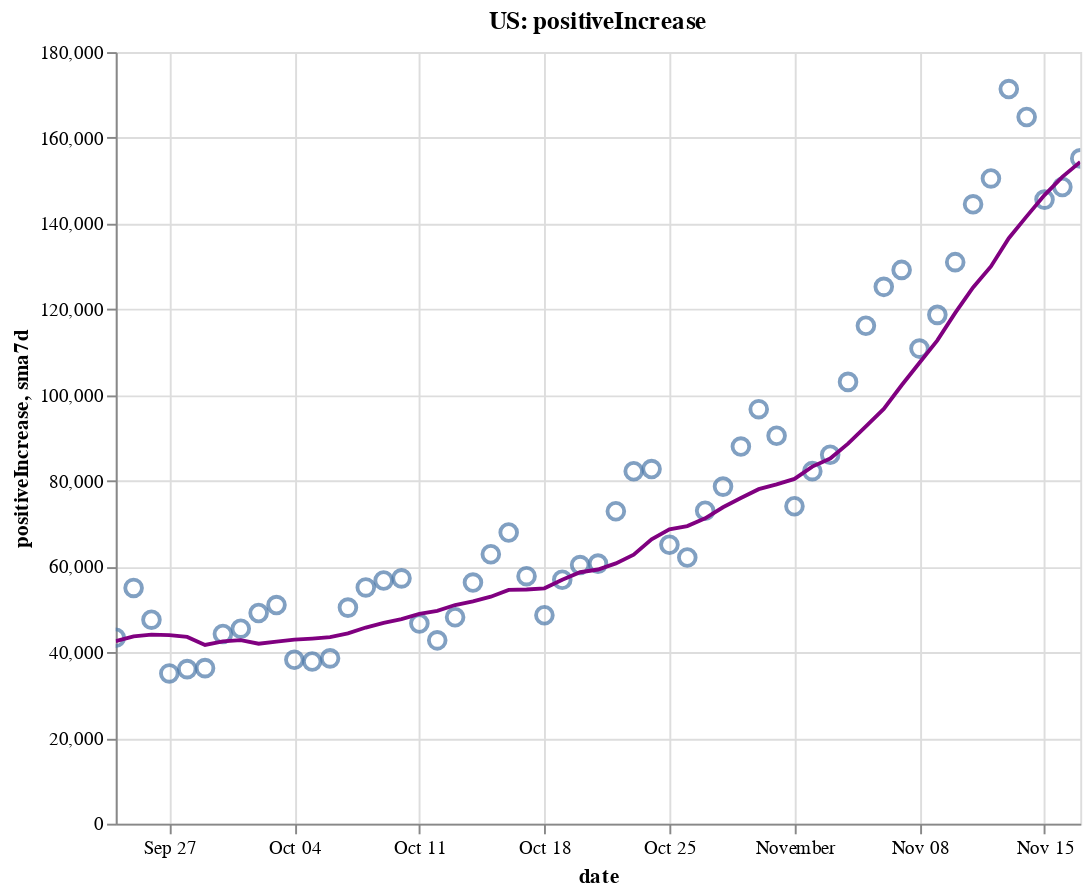

Write notebook code for a chart like this one.
### Code cell
create_plot(us, 'positiveIncrease')

### Figure 1 — Vega-Lite specification as saved in the notebook (floating-point values rounded to 4 significant figures)
{"config": {"view": {"continuousWidth": 400, "continuousHeight": 300}}, "layer": [{"layer": [{"mark": {"type": "point", "size": 75}, "encoding": {"tooltip": [{"type": "temporal", "field": "date"}, {"type": "quantitative", "field": "positiveIncrease"}, {"type": "quantitative", "field": "sma7d"}], "x": {"type": "temporal", "field": "date"}, "y": {"type": "quantitative", "field": "positiveIncrease"}}, "selection": {"selector002": {"type": "interval", "bind": "scales", "encodings": ["x", "y"]}}}, {"mark": {"type": "line", "color": "purple"}, "encoding": {"x": {"type": "temporal", "field": "date"}, "y": {"type": "quantitative", "field": "sma7d"}}}]}, {"mark": {"type": "rule", "color": "#aaa"}, "encoding": {"x": {"type": "temporal", "field": "date"}}, "transform": [{"filter": {"selection": "selector001"}}]}, {"mark": "circle", "encoding": {"opacity": {"condition": {"value": 1, "selection": "selector001"}, "value": 0}, "tooltip": [{"type": "temporal", "field": "date"}, {"type": "quantitative", "field": "positiveIncrease"}, {"type": "quantitative", "field": "sma7d"}], "x": {"type": "temporal", "field": "date"}, "y": {"type": "quantitative", "field": "positiveIncrease"}}, "selection": {"selector001": {"type": "single", "encodings": ["x"], "on": "mouseover", "nearest": true, "empty": "none"}}}, {"mark": {"type": "text", "align": "left", "dx": 5, "dy": -5, "stroke": "white", "strokeWidth": 2}, "encoding": {"text": {"type": "quantitative", "field": "positiveIncrease"}, "tooltip": [{"type": "temporal", "field": "date"}, {"type": "quantitative", "field": "positiveIncrease"}, {"type": "quantitative", "field": "sma7d"}], "x": {"type": "temporal", "field": "date"}, "y": {"type": "quantitative", "field": "positiveIncrease"}}, "transform": [{"filter": {"selection": "selector001"}}]}, {"mark": {"type": "text", "align": "left", "dx": 5, "dy": -5}, "encoding": {"text": {"type": "quantitative", "field": "positiveIncrease"}, "tooltip": [{"type": "temporal", "field": "date"}, {"type": "quantitative", "field": "positiveIncrease"}, {"type": "quantitative", "field": "sma7d"}], "x": {"type": "temporal", "field": "date"}, "y": {"type": "quantitative", "field": "positiveIncrease"}}, "transform": [{"filter": {"selection": "selector001"}}]}], "data": {"name": "data-7d1b7d63be4d372ed95dcbb781d28e87"}, "height": 400, "title": "US: positiveIncrease", "width": 500, "$schema": "https://vega.github.io/schema/vega-lite/v4.8.1.json", "datasets": {"data-7d1b7d63be4d372ed95dcbb781d28e87": [{"date": "2020-09-24T00:00:00", "totalTestResultsIncrease": 1038000.0, "positiveIncrease": 43370.0, "death": 194800.0, "deathIncrease": 921.0, "positiveRate": 0.042, "state": "US", "sma7d": 42580.0}, {"date": "2020-09-25T00:00:00", "totalTestResultsIncrease": 1112000.0, "positiveIncrease": 55000.0, "death": 195700.0, "deathIncrease": 844.0, "positiveRate": 0.049, "state": "US", "sma7d": 43710.0}, {"date": "2020-09-26T00:00:00", "totalTestResultsIncrease": 1123000.0, "positiveIncrease": 47590.0, "death": 196600.0, "deathIncrease": 869.0, "positiveRate": 0.042, "state": "US", "sma7d": 44090.0}, {"date": "2020-09-27T00:00:00", "totalTestResultsIncrease": 905600.0, "positiveIncrease": 35060.0, "death": 196900.0, "deathIncrease": 307.0, "positiveRate": 0.039, "state": "US", "sma7d": 44000.0}, {"date": "2020-09-28T00:00:00", "totalTestResultsIncrease": 1164000.0, "positiveIncrease": 36050.0, "death": 197100.0, "deathIncrease": 257.0, "positiveRate": 0.031, "state": "US", "sma7d": 43570.0}, {"date": "2020-09-29T00:00:00", "totalTestResultsIncrease": 914100.0, "positiveIncrease": 36290.0, "death": 197900.0, "deathIncrease": 739.0, "positiveRate": 0.04, "state": "US", "sma7d": 41700.0}, {"date": "2020-09-30T00:00:00", "totalTestResultsIncrease": 904400.0, "positiveIncrease": 44260.0, "death": 198900.0, "deathIncrease": 1061.0, "positiveRate": 0.049, "state": "US", "sma7d": 42520.0}, {"date": "2020-10-01T00:00:00", "totalTestResultsIncrease": 998200.0, "positiveIncrease": 45490.0, "death": 199800.0, "deathIncrease": 851.0, "positiveRate": 0.046, "state": "US", "sma7d": 42820.0}, {"date": "2020-10-02T00:00:00", "totalTestResultsIncrease": 1242000.0, "positiveIncrease": 49150.0, "death": 200600.0, "deathIncrease": 835.0, "positiveRate": 0.04, "state": "US", "sma7d": 41980.0}, {"date": "2020-10-03T00:00:00", "totalTestResultsIncrease": 1100000.0, "positiveIncrease": 51000.0, "death": 201400.0, "deathIncrease": 741.0, "positiveRate": 0.046, "state": "US", "sma7d": 42470.0}, {"date": "2020-10-04T00:00:00", "totalTestResultsIncrease": 1029000.0, "positiveIncrease": 38240.0, "death": 201700.0, "deathIncrease": 363.0, "positiveRate": 0.037, "state": "US", "sma7d": 42920.0}, {"date": "2020-10-05T00:00:00", "totalTestResultsIncrease": 990500.0, "positiveIncrease": 37840.0, "death": 202000.0, "deathIncrease": 326.0, "positiveRate": 0.038, "state": "US", "sma7d": 43180.0}, {"date": "2020-10-06T00:00:00", "totalTestResultsIncrease": 907000.0, "positiveIncrease": 38560.0, "death": 202700.0, "deathIncrease": 634.0, "positiveRate": 0.043, "state": "US", "sma7d": 43510.0}, {"date": "2020-10-07T00:00:00", "totalTestResultsIncrease": 973500.0, "positiveIncrease": 50400.0, "death": 203600.0, "deathIncrease": 916.0, "positiveRate": 0.052, "state": "US", "sma7d": 44380.0}, {"date": "2020-10-08T00:00:00", "totalTestResultsIncrease": 1149000.0, "positiveIncrease": 55120.0, "death": 204600.0, "deathIncrease": 986.0, "positiveRate": 0.048, "state": "US", "sma7d": 45760.0}, {"date": "2020-10-09T00:00:00", "totalTestResultsIncrease": 1201000.0, "positiveIncrease": 56730.0, "death": 205500.0, "deathIncrease": 893.0, "positiveRate": 0.047, "state": "US", "sma7d": 46840.0}, {"date": "2020-10-10T00:00:00", "totalTestResultsIncrease": 1247000.0, "positiveIncrease": 57230.0, "death": 206100.0, "deathIncrease": 665.0, "positiveRate": 0.046, "state": "US", "sma7d": 47730.0}, {"date": "2020-10-11T00:00:00", "totalTestResultsIncrease": 1083000.0, "positiveIncrease": 46690.0, "death": 206600.0, "deathIncrease": 466.0, "positiveRate": 0.043, "state": "US", "sma7d": 48940.0}, {"date": "2020-10-12T00:00:00", "totalTestResultsIncrease": 1064000.0, "positiveIncrease": 42770.0, "death": 206900.0, "deathIncrease": 287.0, "positiveRate": 0.04, "state": "US", "sma7d": 49640.0}, {"date": "2020-10-13T00:00:00", "totalTestResultsIncrease": 1041000.0, "positiveIncrease": 48150.0, "death": 207600.0, "deathIncrease": 690.0, "positiveRate": 0.046, "state": "US", "sma7d": 51010.0}, {"date": "2020-10-14T00:00:00", "totalTestResultsIncrease": 1041000.0, "positiveIncrease": 56250.0, "death": 208400.0, "deathIncrease": 811.0, "positiveRate": 0.054, "state": "US", "sma7d": 51850.0}, {"date": "2020-10-15T00:00:00", "totalTestResultsIncrease": 1102000.0, "positiveIncrease": 62850.0, "death": 209300.0, "deathIncrease": 951.0, "positiveRate": 0.057, "state": "US", "sma7d": 52950.0}, {"date": "2020-10-16T00:00:00", "totalTestResultsIncrease": 1230000.0, "positiveIncrease": 67930.0, "death": 210200.0, "deathIncrease": 877.0, "positiveRate": 0.055, "state": "US", "sma7d": 54550.0}, {"date": "2020-10-17T00:00:00", "totalTestResultsIncrease": 1295000.0, "positiveIncrease": 57740.0, "death": 211000.0, "deathIncrease": 780.0, "positiveRate": 0.045, "state": "US", "sma7d": 54630.0}, {"date": "2020-10-18T00:00:00", "totalTestResultsIncrease": 1056000.0, "positiveIncrease": 48620.0, "death": 211400.0, "deathIncrease": 393.0, "positiveRate": 0.046, "state": "US", "sma7d": 54900.0}, {"date": "2020-10-19T00:00:00", "totalTestResultsIncrease": 1131000.0, "positiveIncrease": 56900.0, "death": 211800.0, "deathIncrease": 456.0, "positiveRate": 0.05, "state": "US", "sma7d": 56920.0}, {"date": "2020-10-20T00:00:00", "totalTestResultsIncrease": 948700.0, "positiveIncrease": 60330.0, "death": 212700.0, "deathIncrease": 832.0, "positiveRate": 0.064, "state": "US", "sma7d": 58660.0}, {"date": "2020-10-21T00:00:00", "totalTestResultsIncrease": 939500.0, "positiveIncrease": 60670.0, "death": 213700.0, "deathIncrease": 1024.0, "positiveRate": 0.065, "state": "US", "sma7d": 59290.0}, {"date": "2020-10-22T00:00:00", "totalTestResultsIncrease": 1219000.0, "positiveIncrease": 72890.0, "death": 214800.0, "deathIncrease": 1143.0, "positiveRate": 0.06, "state": "US", "sma7d": 60730.0}, {"date": "2020-10-23T00:00:00", "totalTestResultsIncrease": 1379000.0, "positiveIncrease": 82230.0, "death": 215800.0, "deathIncrease": 917.0, "positiveRate": 0.06, "state": "US", "sma7d": 62770.0}, {"date": "2020-10-24T00:00:00", "totalTestResultsIncrease": 1321000.0, "positiveIncrease": 82730.0, "death": 216700.0, "deathIncrease": 890.0, "positiveRate": 0.063, "state": "US", "sma7d": 66340.0}, {"date": "2020-10-25T00:00:00", "totalTestResultsIncrease": 1191000.0, "positiveIncrease": 65080.0, "death": 217000.0, "deathIncrease": 377.0, "positiveRate": 0.055, "state": "US", "sma7d": 68690.0}, {"date": "2020-10-26T00:00:00", "totalTestResultsIncrease": 1201000.0, "positiveIncrease": 62100.0, "death": 217400.0, "deathIncrease": 389.0, "positiveRate": 0.052, "state": "US", "sma7d": 69430.0}, {"date": "2020-10-27T00:00:00", "totalTestResultsIncrease": 1081000.0, "positiveIncrease": 73000.0, "death": 218300.0, "deathIncrease": 931.0, "positiveRate": 0.068, "state": "US", "sma7d": 71240.0}, {"date": "2020-10-28T00:00:00", "totalTestResultsIncrease": 1086000.0, "positiveIncrease": 78630.0, "death": 219400.0, "deathIncrease": 1025.0, "positiveRate": 0.072, "state": "US", "sma7d": 73810.0}, {"date": "2020-10-29T00:00:00", "totalTestResultsIncrease": 1325000.0, "positiveIncrease": 87980.0, "death": 220400.0, "deathIncrease": 1049.0, "positiveRate": 0.066, "state": "US", "sma7d": 75960.0}, {"date": "2020-10-30T00:00:00", "totalTestResultsIncrease": 1362000.0, "positiveIncrease": 96700.0, "death": 221400.0, "deathIncrease": 933.0, "positiveRate": 0.071, "state": "US", "sma7d": 78030.0}, {"date": "2020-10-31T00:00:00", "totalTestResultsIncrease": 1374000.0, "positiveIncrease": 90500.0, "death": 222300.0, "deathIncrease": 963.0, "positiveRate": 0.066, "state": "US", "sma7d": 79140.0}, {"date": "2020-11-01T00:00:00", "totalTestResultsIncrease": 1140000.0, "positiveIncrease": 74050.0, "death": 222700.0, "deathIncrease": 391.0, "positiveRate": 0.065, "state": "US", "sma7d": 80420.0}, {"date": "2020-11-02T00:00:00", "totalTestResultsIncrease": 1328000.0, "positiveIncrease": 82240.0, "death": 223200.0, "deathIncrease": 476.0, "positiveRate": 0.062, "state": "US", "sma7d": 83300.0}, {"date": "2020-11-03T00:00:00", "totalTestResultsIncrease": 1126000.0, "positiveIncrease": 86070.0, "death": 224700.0, "deathIncrease": 1529.0, "positiveRate": 0.076, "state": "US", "sma7d": 85170.0}, {"date": "2020-11-04T00:00:00", "totalTestResultsIncrease": 1207000.0, "positiveIncrease": 103100.0, "death": 225800.0, "deathIncrease": 1116.0, "positiveRate": 0.085, "state": "US", "sma7d": 88660.0}, {"date": "2020-11-05T00:00:00", "totalTestResultsIncrease": 1564000.0, "positiveIncrease": 116200.0, "death": 227000.0, "deathIncrease": 1124.0, "positiveRate": 0.074, "state": "US", "sma7d": 92680.0}, {"date": "2020-11-06T00:00:00", "totalTestResultsIncrease": 1562000.0, "positiveIncrease": 125200.0, "death": 228100.0, "deathIncrease": 1186.0, "positiveRate": 0.08, "state": "US", "sma7d": 96760.0}, {"date": "2020-11-07T00:00:00", "totalTestResultsIncrease": 1406000.0, "positiveIncrease": 129200.0, "death": 229200.0, "deathIncrease": 1104.0, "positiveRate": 0.092, "state": "US", "sma7d": 102300.0}, {"date": "2020-11-08T00:00:00", "totalTestResultsIncrease": 1259000.0, "positiveIncrease": 110800.0, "death": 229700.0, "deathIncrease": 487.0, "positiveRate": 0.088, "state": "US", "sma7d": 107500.0}, {"date": "2020-11-09T00:00:00", "totalTestResultsIncrease": 1519000.0, "positiveIncrease": 118700.0, "death": 230300.0, "deathIncrease": 580.0, "positiveRate": 0.078, "state": "US", "sma7d": 112700.0}, {"date": "2020-11-10T00:00:00", "totalTestResultsIncrease": 1237000.0, "positiveIncrease": 131000.0, "death": 231700.0, "deathIncrease": 1347.0, "positiveRate": 0.106, "state": "US", "sma7d": 119200.0}, {"date": "2020-11-11T00:00:00", "totalTestResultsIncrease": 1382000.0, "positiveIncrease": 144500.0, "death": 233200.0, "deathIncrease": 1565.0, "positiveRate": 0.105, "state": "US", "sma7d": 125100.0}, {"date": "2020-11-12T00:00:00", "totalTestResultsIncrease": 1490000.0, "positiveIncrease": 150500.0, "death": 234300.0, "deathIncrease": 1104.0, "positiveRate": 0.101, "state": "US", "sma7d": 130000.0}, {"date": "2020-11-13T00:00:00", "totalTestResultsIncrease": 1684000.0, "positiveIncrease": 171400.0, "death": 235600.0, "deathIncrease": 1304.0, "positiveRate": 0.102, "state": "US", "sma7d": 136600.0}, {"date": "2020-11-14T00:00:00", "totalTestResultsIncrease": 1677000.0, "positiveIncrease": 164800.0, "death": 237000.0, "deathIncrease": 1324.0, "positiveRate": 0.098, "state": "US", "sma7d": 141700.0}, {"date": "2020-11-15T00:00:00", "totalTestResultsIncrease": 1618000.0, "positiveIncrease": 145600.0, "death": 237600.0, "deathIncrease": 680.0, "positiveRate": 0.09, "state": "US", "sma7d": 146600.0}, {"date": "2020-11-16T00:00:00", "totalTestResultsIncrease": 1479000.0, "positiveIncrease": 148500.0, "death": 238200.0, "deathIncrease": 581.0, "positiveRate": 0.1, "state": "US", "sma7d": 150900.0}, {"date": "2020-11-17T00:00:00", "totalTestResultsIncrease": 1495000.0, "positiveIncrease": 155200.0, "death": 239700.0, "deathIncrease": 1565.0, "positiveRate": 0.104, "state": "US", "sma7d": 154400.0}]}}
